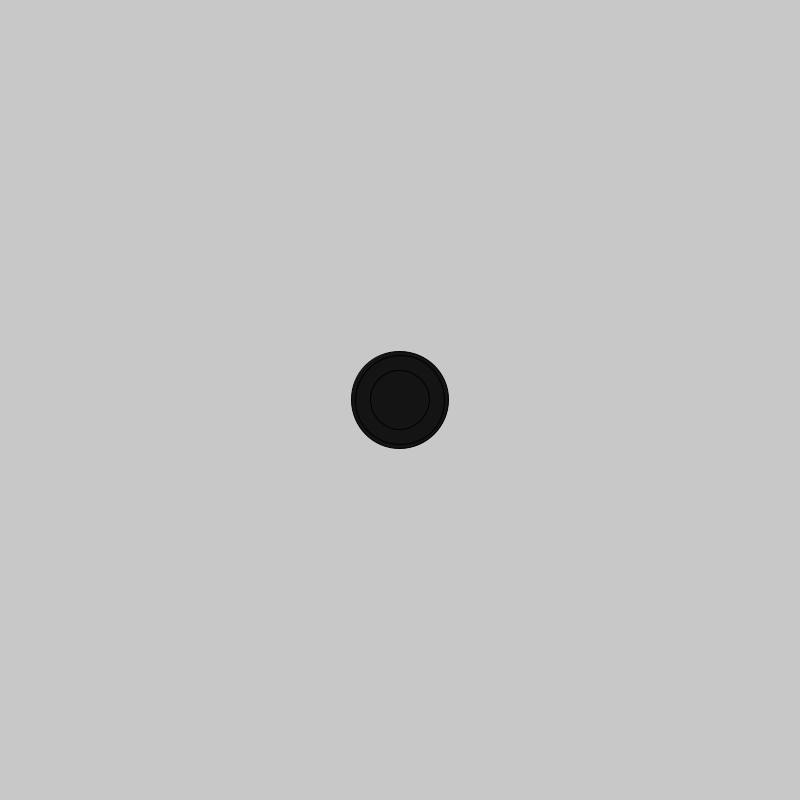
Frame 1 (no input)
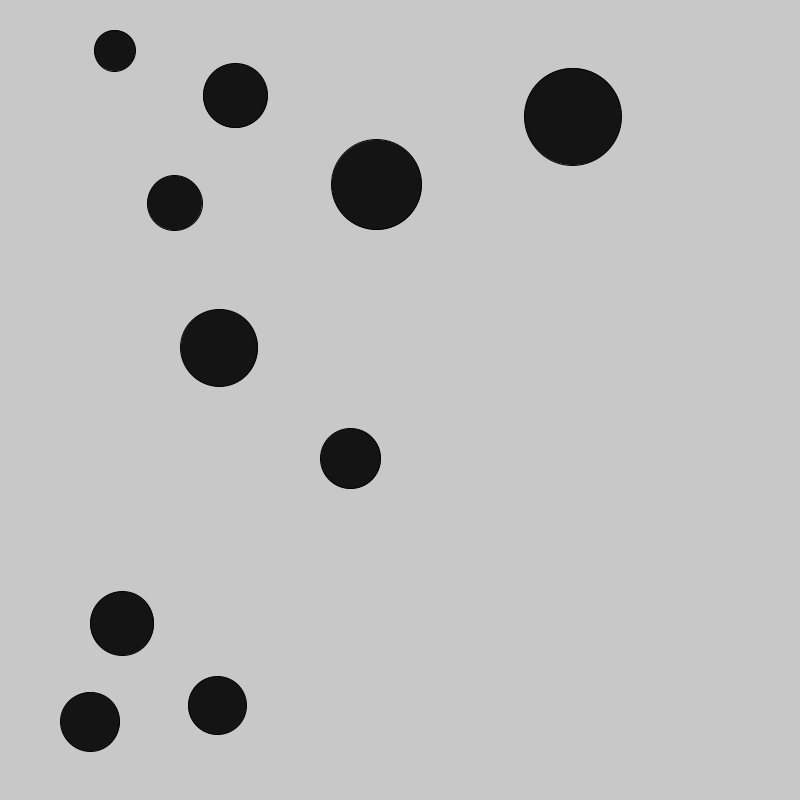
Frame 60 (the mouse pressed at the canvas centre just before this capture)
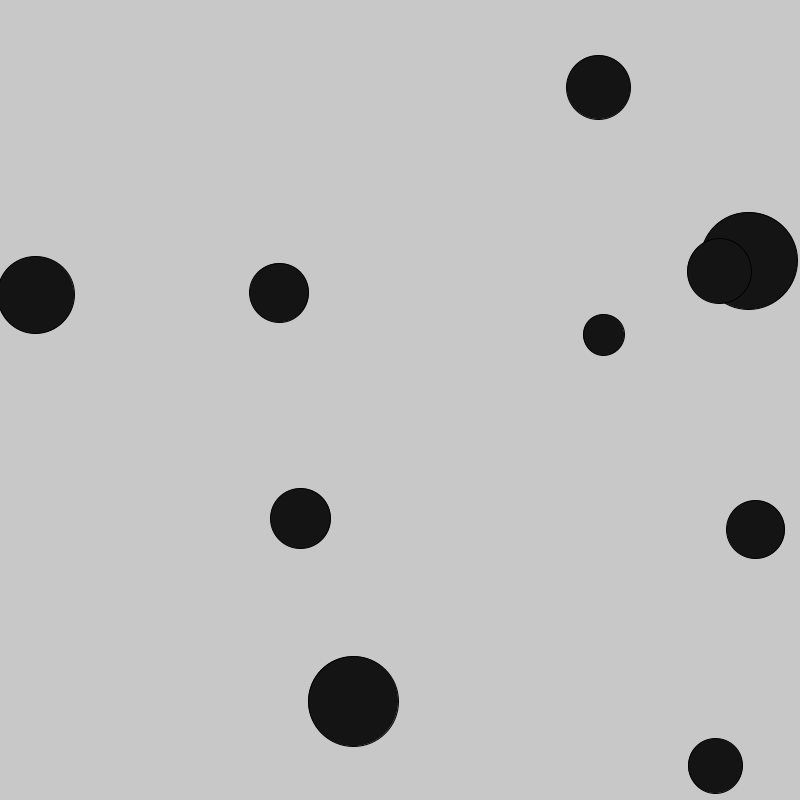
Frame 120 (the mouse held since frame 60 and released just before this capture)

The Processing sketch that drew these frames (run headless with seeded random() and noise(); from frame 60 on, the mouse is pressed at the canvas centre):

// Processing sketch: Part_1
// ── Part_1.pde
// Code 1 FA_18
// Bryan Ma

// bouncing ball array

// this sketch adapts the bouncing ball behavior to use arrays to create multiple balls. 
// there is an array for the x positions, y positions, x speed, and y speed.

// add an additional array to store different sizes of the balls. 
// make sure that the ellipse function call in draw() refers to these sizes so that each ball
//  displays its own size properly.

int num = 10;

float[] x = new float[num];
float[] y = new float[num];
float[] dx = new float[num];
float[] dy = new float[num];
float[] siz = new float[num];

void setup() {
  size(800, 800);
  for (int i = 0; i < x.length; i++) {
    x[i] = width/2;
    y[i] = height/2;
    dx[i] = random(-10, 10);
    dy[i] = random(-10, 10);
    siz[i] = random(40,100);
  }
}

void draw() {
  background(200);


  for (int i = 0; i < x.length; i++) {

    fill(20);
    ellipse(x[i], y[i], siz[i], siz[i]);
    x[i] += dx[i];
    y[i] += dy[i];

    if (x[i] > width-siz[i]/2 || x[i] < siz[i]/2) {
      dx[i] = -dx[i];
    }
    if (y[i] > height-siz[i]/2 || y[i] < siz[i]/2) {
      dy[i] = -dy[i];
    }
  }
}
